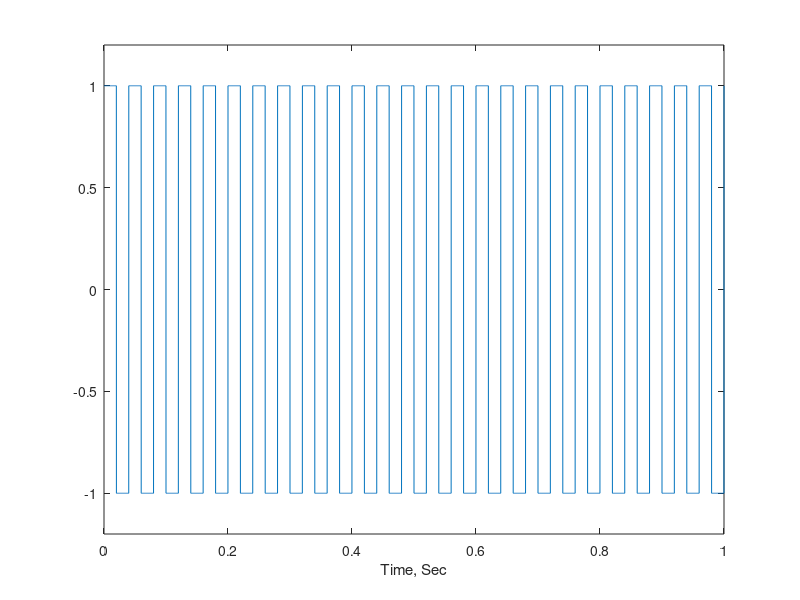
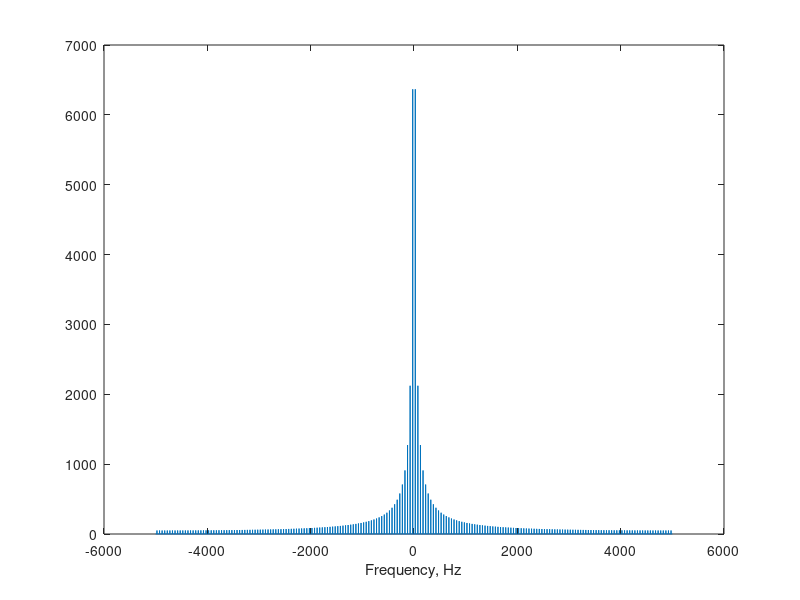

These charts were generated, in order, by the following MATLAB code:
clear
close all
fs=10000;
ts=1/fs;
t=ts:ts:1;
%total time 1 sec
y = square(2*pi*25*t);
figure,plot(t,y)
xlabel ('Time, Sec')
axis([0 1 -1.2 1.2])
Y=fft(y);
Y=fftshift(Y);
freq=-5000:4999;
figure,plot(freq,abs(Y))
xlabel ('Frequency, Hz')

